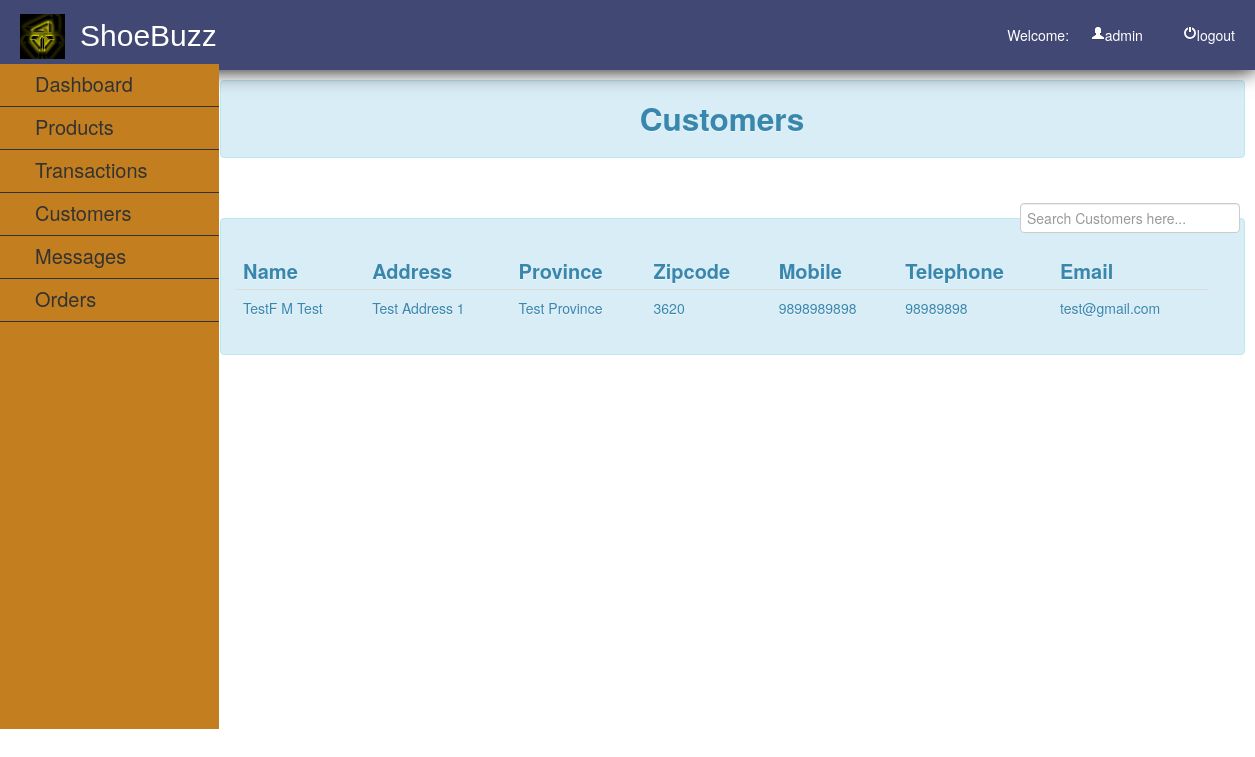
The page /admin/customer.php (signed in) on the database its author committed.
### tables this page shows
CREATE TABLE `customer` (
  `customerid` int(11) NOT NULL,
  `firstname` varchar(50) NOT NULL,
  `mi` varchar(1) NOT NULL,
  `lastname` varchar(50) NOT NULL,
  `address` varchar(100) NOT NULL,
  `country` varchar(50) NOT NULL,
  `zipcode` varchar(20) NOT NULL,
  `mobile` varchar(20) NOT NULL,
  `telephone` varchar(20) NOT NULL,
  `email` varchar(50) NOT NULL,
  `password` varchar(50) NOT NULL
);

### admin/customer.php (the view, shortened to what this page needs)
<?php
	include("../db/dbconn.php");
?>
<!DOCTYPE html>
<html>
<head>
	<link rel = "stylesheet" type = "text/css" href="../css/style.css" media="all">
	<link rel="stylesheet" type="text/css" href="../css/bootstrap.css">
</head>
<body>
	<div id="header" style="position:fixed;">
		<img src="../img/logo.jpg">
		<label>ShoeBuzz</label>
			<?php
				$id = (int) $_SESSION['id'];
					$query = $conn->query ("SELECT * FROM admin WHERE adminid = '$id' ") or die (mysqli_error());
					$fetch = $query->fetch_array ();
			?>
			<ul>
				<li><a href="../function/admin_logout.php"><i class="icon-off icon-white"></i>logout</a></li>
				<li>Welcome:&nbsp;&nbsp;&nbsp;<a><i class="icon-user icon-white"></i><?php echo $fetch['username']; ?></a></li>
			</ul>
	</div>
	<br>
	<div id="leftnav">
		<ul>
			<li><a href="admin_home.php" style="color:#333;">Dashboard</a></li>
			<li><a href="admin_home.php">Products</a>
			</li>
			<li><a href="transaction.php">Transactions</a></li>
			<li><a href="customer.php">Customers</a></li>
			<li><a href="message.php">Messages</a></li>
			<li><a href="order.php">Orders</a></li>
		</ul>
	</div>
	<div id="rightcontent" style="position:absolute; top:10%;">
			<div class="alert alert-info"><center><h2>Customers</h2></center></div>
			<br />
				<label  style="padding:5px; float:right;"><input type="text" name="filter" placeholder="Search Customers here..." id="filter"></label>
			<br />
		<div class="alert alert-info">
			<table class="table table-hover" style="background-color:;">
				<thead>
				<tr style="font-size:20px;">
					<th>Name</th>
					<th>Address</th>
					<th>Province</th>
					<th>Zipcode</th>
					<th>Mobile</th>
					<th>Telephone</th>
					<th>Email</th>
				</tr>
				</thead>
				<?php
					$query = $conn->query("SELECT * FROM `customer`") or die(mysqli_error());
					while($fetch = $query->fetch_array())
						{
				?>
				<tr>
					<td><?php echo $fetch['firstname'];?>&nbsp;<?php echo $fetch['mi'];?>&nbsp;<?php echo  $fetch['lastname'];?></td>
					<td><?php echo $fetch['address']?></td>
					<td><?php echo $fetch['country']?></td>
					<td><?php echo $fetch['zipcode']?></td>
					<td><?php echo $fetch['mobile']?></td>
					<td><?php echo $fetch['telephone']?></td>
					<td><?php echo $fetch['email']?></td>
				</tr>
				<?php
					}
				?>
			</table>
		</div>
	</div>
</body>
</html>

### css/style.css (style rules this page uses)
#header { height:70px; width:100%; background-color:#424874; color:#ffffff; text-indent:10px; -webkit-box-shadow:0px 0px 20px 0px black; -moz-box-shadow:0px 0px 20px 0px black; box-shadow:0px 0px 20px 0px black; display: flex; justify-content: space-between; align-items:center }
#header img { position:absolute; height:45px; width:45px; margin-left:20px; margin-top:2.5px; }
#header label { position:relative; top:15px; color:#fff; text-indent:80px; font-size:30px; clear:both; font-family:arial; margin-bottom: 28px; }
#header ul { list-style-type:none; position:relative; }
#header ul li { display:inline; position:relative; float:right; margin-right:20px; bottom:8px; margin-top: 25px; }
#header ul li a { text-decoration:none; color:#fff; margin-left: 10px; }
#leftnav { position:fixed; background-color:#c37f1f; width:219px; top:8%; height:665px; }
#leftnav ul { list-style-type:none; text-indent:35px; right:25px; position:relative; }
#leftnav ul li { border-bottom:1px solid #333; padding-top:10px; padding-bottom:10px; width:219px; }
#leftnav ul li a { text-decoration:none; color:#333; font-size:20px; }
#rightcontent { position:relative; width:1025px; top:50px; left:220px; z-index:-99999; }

### rows shown on the page
customer: firstname "TestF", mi "M", lastname "Test", address "Test Address 1", country "Test Province", zipcode "3620", mobile "9898989898", telephone "98989898", email "test@gmail.com"

### other values the page prints
$fetch['username'] "admin"
